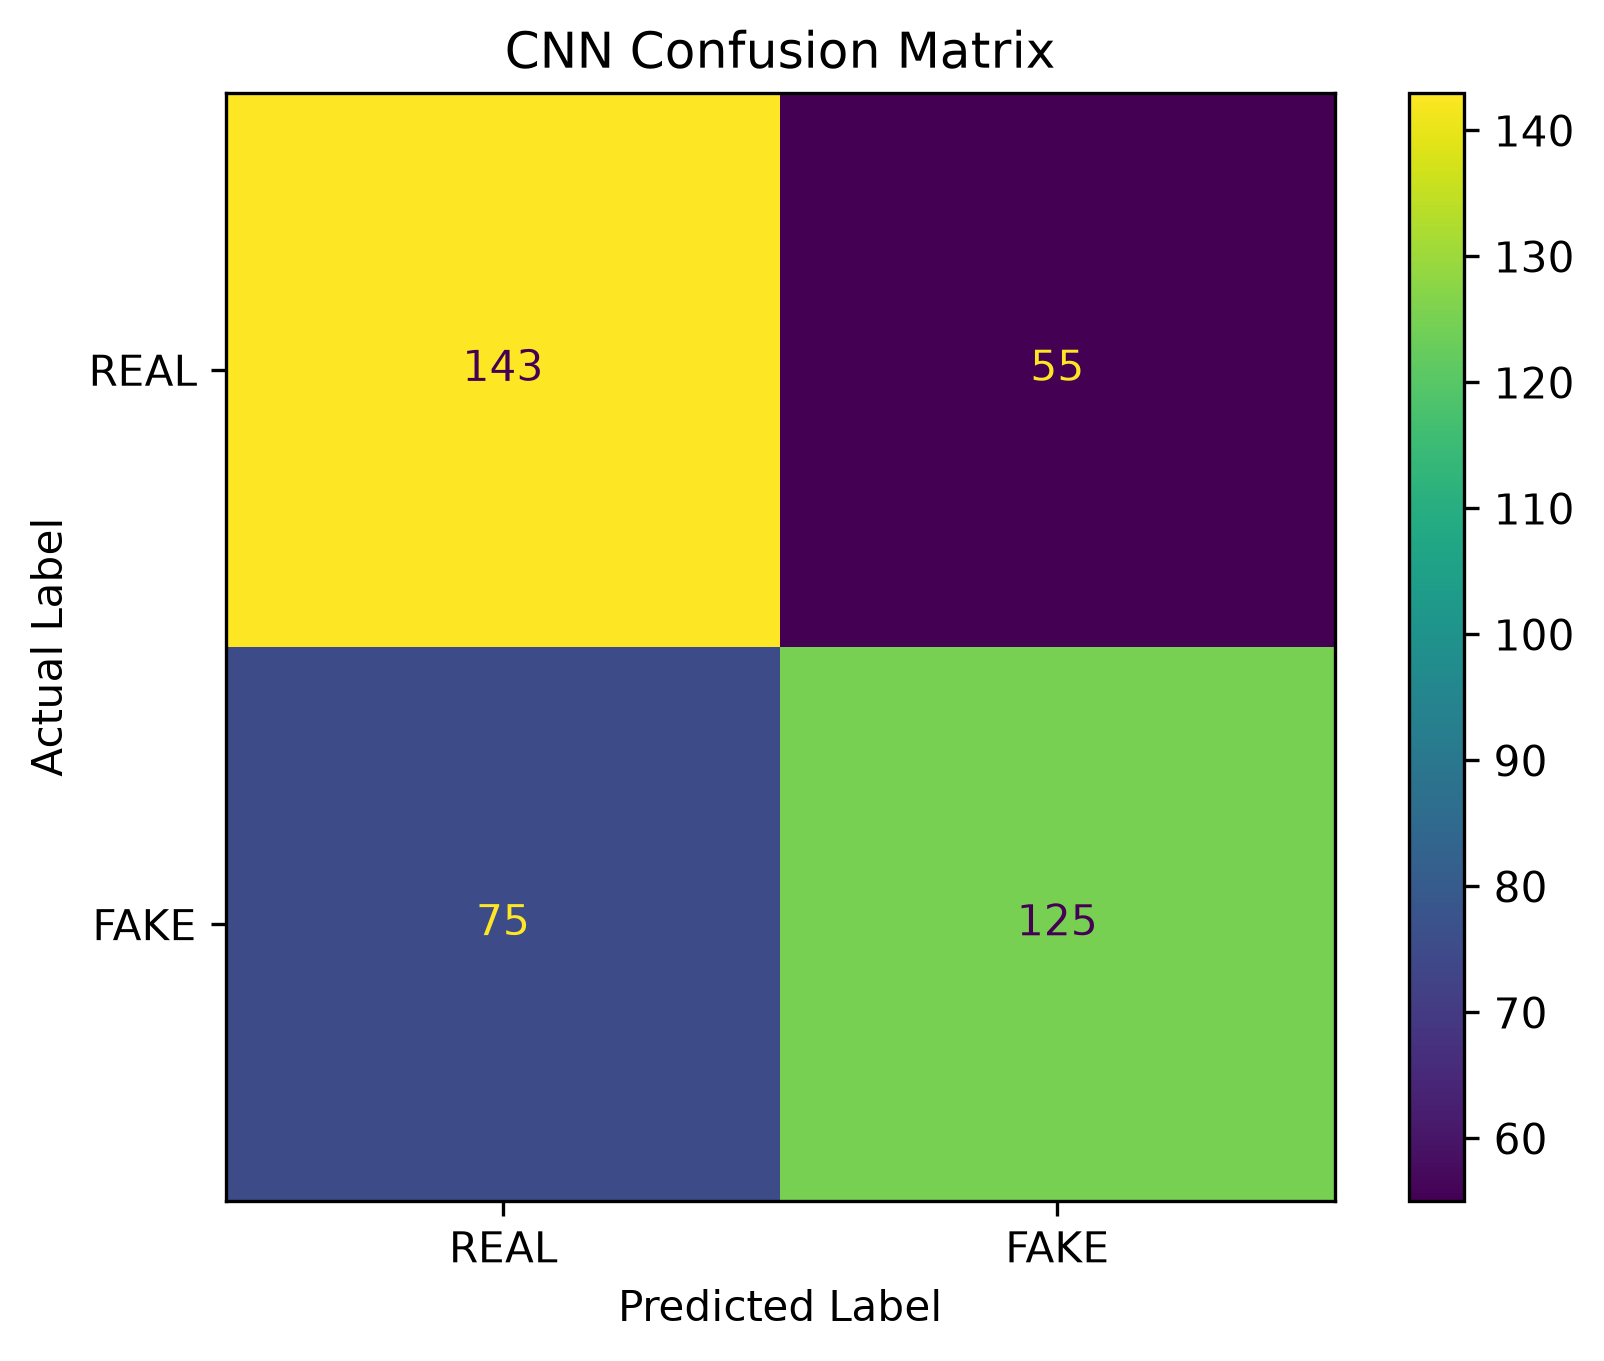

Here is the Python script that generated this plot:
import pandas as pd
import matplotlib.pyplot as plt
from sklearn.metrics import confusion_matrix, ConfusionMatrixDisplay


# --------------------------------------------------
# PATH
# --------------------------------------------------

PREDICTIONS_PATH = r"E:\streesheild\evaluation\test_predictions.csv"

OUTPUT_PATH = r"E:\streesheild\evaluation\confusion_matrix.png"


# --------------------------------------------------
# LOAD PREDICTIONS
# --------------------------------------------------

data = pd.read_csv(PREDICTIONS_PATH)

print("Prediction file loaded successfully.")
print("Total test samples:", len(data))


# --------------------------------------------------
# CONVERT LABELS TO NUMBERS
# --------------------------------------------------

y_true = data["actual_label"].map({
    "REAL": 0,
    "FAKE": 1
})

y_pred = data["predicted_label"].map({
    "REAL": 0,
    "FAKE": 1
})


# --------------------------------------------------
# CREATE CONFUSION MATRIX
# --------------------------------------------------

cm = confusion_matrix(
    y_true,
    y_pred
)

tn, fp, fn, tp = cm.ravel()


# --------------------------------------------------
# DISPLAY COUNTS
# --------------------------------------------------

print("\n========================================")
print("          CONFUSION MATRIX")
print("========================================")

print("\n                Predicted")
print("              REAL    FAKE")
print(f"Actual REAL   {tn:4d}    {fp:4d}")
print(f"Actual FAKE   {fn:4d}    {tp:4d}")

print("\n----------------------------------------")

print(f"True Negative  (TN): {tn}")
print(f"False Positive (FP): {fp}")
print(f"False Negative (FN): {fn}")
print(f"True Positive  (TP): {tp}")


# --------------------------------------------------
# PLOT CONFUSION MATRIX
# --------------------------------------------------

display = ConfusionMatrixDisplay(
    confusion_matrix=cm,
    display_labels=["REAL", "FAKE"]
)

display.plot()

plt.title("CNN Confusion Matrix")
plt.xlabel("Predicted Label")
plt.ylabel("Actual Label")

plt.savefig(
    OUTPUT_PATH,
    dpi=300,
    bbox_inches="tight"
)

plt.close()


print("\nConfusion matrix graph saved to:")
print(OUTPUT_PATH)

print("========================================")
